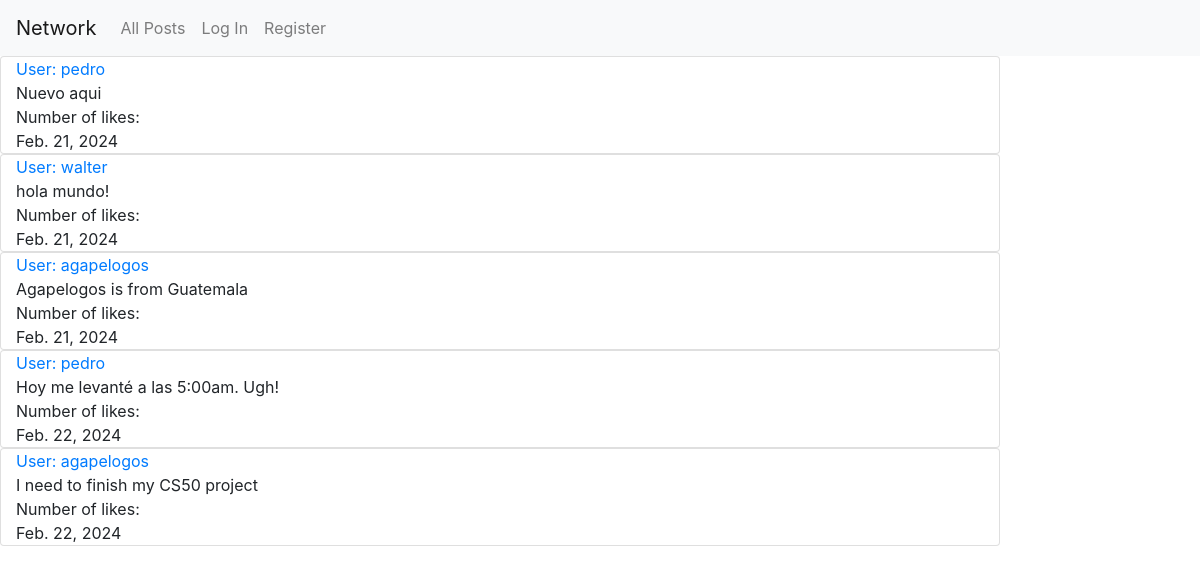
The app's page /, older data.
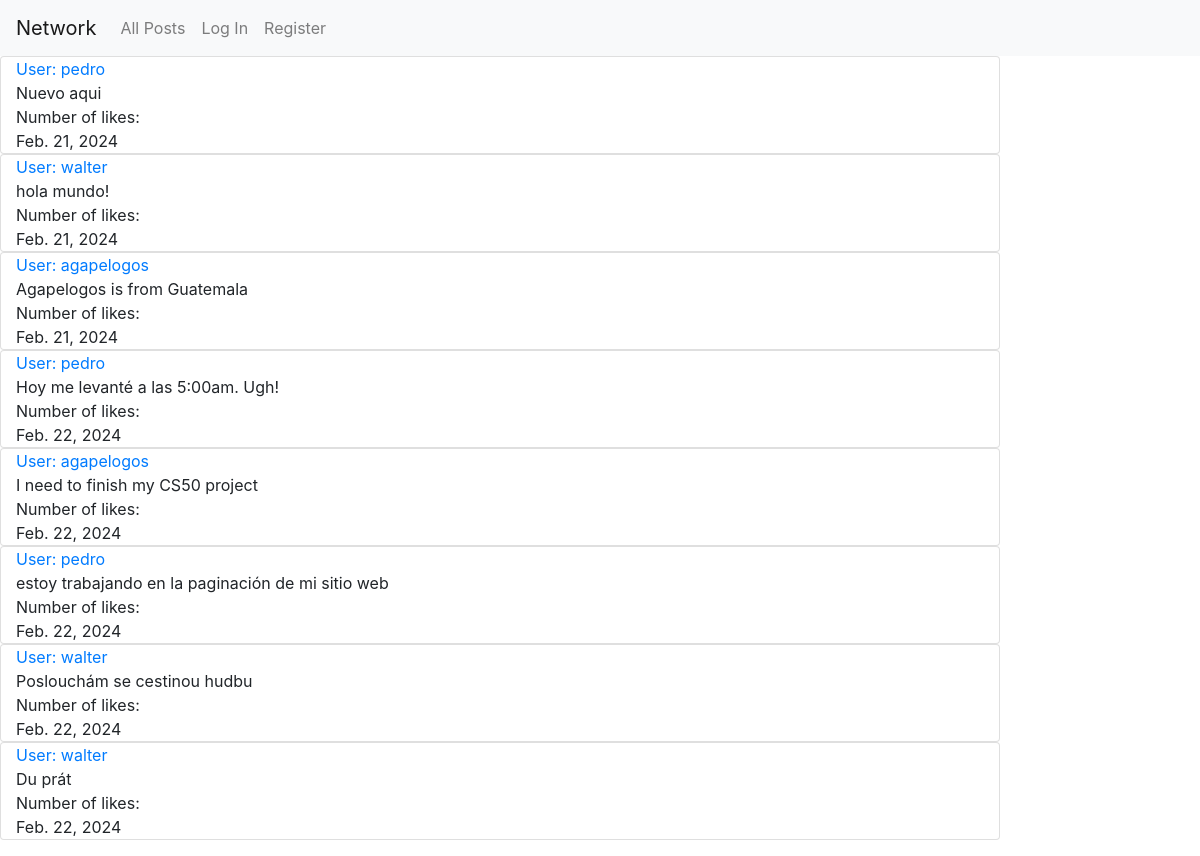
The same page, newer data.
### network/models.py (models this page shows, shortened)
class Post(models.Model):
    user = models.ForeignKey(User, on_delete=models.CASCADE, blank=True, null=True, related_name="poster")
    post = models.CharField(max_length=64)
    date = models.DateField()

class User(AbstractUser):
    pass
    def __str__(self):
        return self.username

### network/views.py (the view)
# urls.py: path("", views.index, name="index"),
def index(request):
    if request.user.is_authenticated:
        posts = Post.objects.all().order_by("-date")
        paginator = Paginator(posts, 2) #show 2 posts per page
        page_number = request.GET.get('page')
        page_obj = paginator.get_page(page_number)
        return render(request, "network/index.html", {
            "page_obj": page_obj,
        })
    else:
        posts = Post.objects.all()
        return render(request, "network/index.html", {
            "posts": posts,
        })

### network/templates/network/index.html
{% extends "network/layout.html" %}
{% block body %}
{% if user.is_authenticated %}
    <h1> All Posts</h1>
    <div>
        <form action="{% url 'new_post' %}" method="post">
            {% csrf_token %}
            <div class="mb-3 card col-10">
                <div class="mb-3">
                    <label for="post" class="form-label">New Post</label>
                </div>
                <div class="mb-3">
                    <textarea class="form-control" name="text-compose" rows="2"></textarea>
                </div>
                <input class="btn btn-primary" type="submit" value="Post">
            </div>
        </form>
        <div class="mb-3">
            {% for post in page_obj %}
            <div class="card col-10">
                <div><a id="users" class="" href="{% url 'profile' user_id=post.user.id %}"> User: {{ post.user }}</a></div>
                <div>{{ post.post }}</div>
                <div>Number of likes: {{post.likes}}</div>
                <div>{{ post.date }}</div>
            </div>
            {% endfor %}
        </div>
    </div>
    <div>
        <nav aria-label="Page navigation example">
            <ul class="pagination">
                {% if page_obj.has_previous %}
                <li class="page-item"><a class="page-link" href="?page={{ page_obj.previous_page_number }}">Previous</a></li>
                {% endif %}
                {% if page_obj.has_next %}
                <li class="page-item"><a class="page-link" href="?page={{ page_obj.next_page_number }}">Next</a></li>
                {% endif %}
            </ul>
          </nav>
    </div>
{% else %}
<div class="mb-3">
    {% for post in posts %}
    <div class="card col-10">
        <div><a id="users" class="" href="{% url 'profile' user_id=post.user.id %}"> User: {{ post.user }}</a></div>
        <div>{{ post.post }}</div>
        <div>Number of likes: {{post.likes}}</div>
        <div>{{ post.date }}</div>
    </div>
    {% endfor %}
</div>
{% endif %}
{% endblock %}

### network/templates/network/layout.html (shortened to what this page needs)
{% load static %}
<!DOCTYPE html>
<html lang="en">
    <head>
        <link rel="stylesheet" href="https://stackpath.bootstrapcdn.com/bootstrap/4.4.1/css/bootstrap.min.css">
        <link href="{% static 'network/styles.css' %}" rel="stylesheet">
    </head>
    <body>
        <nav class="navbar navbar-expand-lg navbar-light bg-light">
            <a class="navbar-brand" href="#">Network</a>
            <div>
              <ul class="navbar-nav mr-auto">
                <li class="nav-item">
                  <a class="nav-link" href="{% url 'index' %}">All Posts</a>
                </li>
                {% if user.is_authenticated %}
                    <li class="nav-item">
                        <a class="nav-link" href="{% url 'following' %}">Following</a>
                    </li>
                    <li class="nav-item">
                        <a class="nav-link" href="{% url 'logout' %}">Log Out</a>
                    </li>
                {% else %}
                    <li class="nav-item">
                        <a class="nav-link" href="{% url 'login' %}">Log In</a>
                    </li>
                    <li class="nav-item">
                        <a class="nav-link" href="{% url 'register' %}">Register</a>
                    </li>
                {% endif %}
              </ul>
            </div>
          </nav>
        <div class="body">
            {% block body %}
            {% endblock %}
        </div>
    </body>
</html>

Row changes from the older to the newer data that the page shows:
added Post: user "pedro", post "estoy trabajando en la paginación de mi sitio web", date "Feb. 22, 2024"
added Post: user "walter", post "Poslouchám se cestinou hudbu", date "Feb. 22, 2024"
added Post: user "walter", post "Du prát", date "Feb. 22, 2024"
